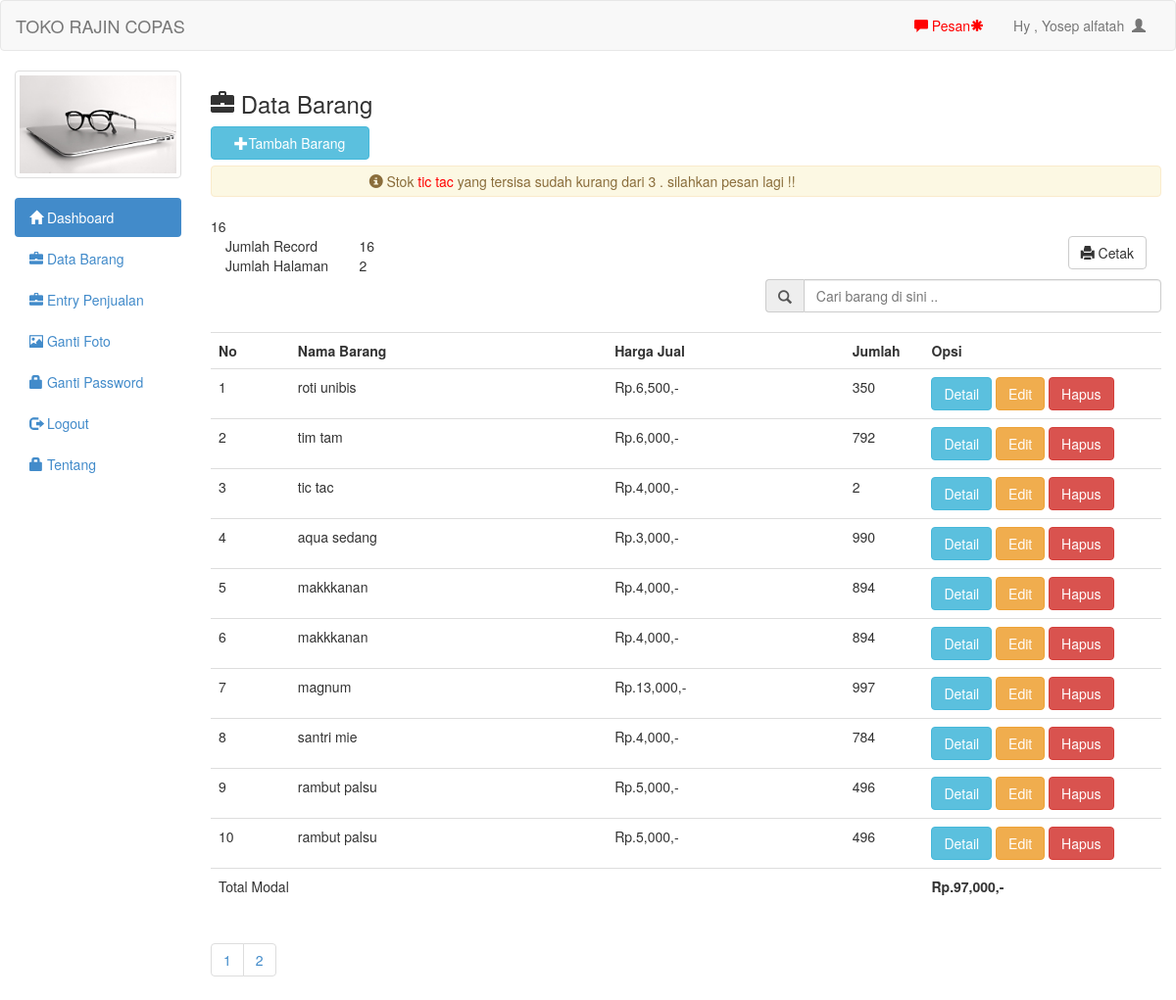
The app's page /admin/barang.php (signed in) with its own data.
### tables this page shows
CREATE TABLE `barang` (
  `id` int(11) NOT NULL,
  `nama` text NOT NULL,
  `jenis` text NOT NULL,
  `suplier` text NOT NULL,
  `modal` int(11) NOT NULL,
  `harga` int(11) NOT NULL,
  `jumlah` int(11) NOT NULL,
  `sisa` int(11) NOT NULL
);

### admin/barang.php (the view, shortened to what this page needs)
<?php include 'header.php'; ?>
<h3><span class="glyphicon glyphicon-briefcase"></span>  Data Barang</h3>
<button style="margin-bottom:20px" data-toggle="modal" data-target="#myModal" class="btn btn-info col-md-2"><span class="glyphicon glyphicon-plus"></span>Tambah Barang</button>
<br/>
<br/>
<?php
$periksa=mysqli_query($conn, "select * from barang where jumlah <=3");
while($q=mysqli_fetch_array($periksa)){
    if($q['jumlah']<=3){
        ?>
        <?php
        echo "<div style='padding:5px' class='alert alert-warning'><span class='glyphicon glyphicon-info-sign'></span> Stok  <a style='color:red'>". $q['nama']."</a> yang tersisa sudah kurang dari 3 . silahkan pesan lagi !!</div>";
    }
}
?>
<?php
$per_hal=10;
$jumlah_record=mysqli_query($conn,"SELECT COUNT(*) as jumlahrow from barang");
$rowbarang = mysqli_fetch_array($jumlah_record);
$jum = $rowbarang['jumlahrow'];
echo $jum;
$halaman=ceil($jum / $per_hal);
$page = (isset($_GET['page'])) ? (int)$_GET['page'] : 1;
$start = ($page - 1) * $per_hal;
?>
<div class="col-md-12">
    <table class="col-md-2">
        <tr>
            <td>Jumlah Record</td>
            <td><?php echo $jum; ?></td>
        </tr>
        <tr>
            <td>Jumlah Halaman</td>
            <td><?php echo $halaman; ?></td>
        </tr>
    </table>
    <a style="margin-bottom:10px" href="lap_barang.php" target="_blank" class="btn btn-default pull-right"><span class='glyphicon glyphicon-print'></span>  Cetak</a>
</div>
<form action="cari_act.php" method="get">
    <div class="input-group col-md-5 col-md-offset-7">
        <span class="input-group-addon" id="basic-addon1"><span class="glyphicon glyphicon-search"></span></span>
        <input type="text" class="form-control" placeholder="Cari barang di sini .." aria-describedby="basic-addon1" name="cari">
    </div>
</form>
<br/>
<table class="table table-hover">
    <tr>
        <th class="col-md-1">No</th>
        <th class="col-md-4">Nama Barang</th>
        <th class="col-md-3">Harga Jual</th>
        <th class="col-md-1">Jumlah</th>
        <th class="col-md-3">Opsi</th>
    </tr>
    <?php
    if(isset($_GET['cari'])){
        $cari=mysqli_real_escape_string($conn, $_GET['cari']);
        $brg=mysqli_query($conn, "select * from barang where nama like '$cari' or jenis like '$cari'");
    }else{
        $brg=mysqli_query($conn, "select * from barang limit $start, $per_hal");
    }
    $no=1;
    while($b=mysqli_fetch_array($brg)){
        ?>
        <tr>
            <td><?php echo $no++ ?></td>
            <td><?php echo $b['nama'] ?></td>
            <td>Rp.<?php echo number_format($b['harga']) ?>,-</td>
            <td><?php echo $b['jumlah'] ?></td>
            <td>
                <a href="det_barang.php?id=<?php echo $b['id']; ?>" class="btn btn-info">Detail</a>
                <a href="edit.php?id=<?php echo $b['id']; ?>" class="btn btn-warning">Edit</a>
                <a onclick="if(confirm('Apakah anda yakin ingin menghapus data ini ??')){ location.href='hapus.php?id=<?php echo $b['id']; ?>' }" class="btn btn-danger">Hapus</a>
            </td>
        </tr>
        <?php
    }
    ?>
    <tr>
        <td colspan="4">Total Modal</td>
        <td>
        <?php
            $x=mysqli_query($conn, "select sum(modal) as total from barang");
            $xx=mysqli_fetch_array($x);
            echo "<b> Rp.". number_format($xx['total']).",-</b>";
        ?>
        </td>
    </tr>
</table>
<ul class="pagination">
            <?php
            for($x=1;$x<=$halaman;$x++){
                ?>
                <li><a href="?page=<?php echo $x ?>"><?php echo $x ?></a></li>
                <?php
            }
            ?>
        </ul>
<?php
include 'footer.php';
?>

### admin/header.php (shortened to what this page needs)
<!DOCTYPE html>
<html>
<head>
    <?php
    include 'config.php';
    ?>
    <link rel="stylesheet" type="text/css" href="../assets/css/bootstrap.css">
    <link rel="stylesheet" type="text/css" href="../assets/js/jquery-ui/jquery-ui.css">
</head>
<body>
    <div class="navbar navbar-default">
        <div class="container-fluid">
            <div class="navbar-header">
                <a href="http://www.malasngoding.com" class="navbar-brand">TOKO RAJIN COPAS</a>
            </div>
            <div class="collapse navbar-collapse">
                <ul class="nav navbar-nav navbar-right">
                    <li><a id="pesan_sedia" href="#" data-toggle="modal" data-target="#modalpesan"><span class='glyphicon glyphicon-comment'></span>  Pesan</a></li>
                    <li><a class="dropdown-toggle" data-toggle="dropdown" role="button" href="#">Hy , <?php echo $_SESSION['uname']  ?>&nbsp&nbsp<span class="glyphicon glyphicon-user"></span></a></li>
                </ul>
            </div>
        </div>
    </div>
    <div class="col-md-2">
        <div class="row">
            <?php
            $use=$_SESSION['uname'];
            $fo=mysqli_query($conn, "SELECT foto FROM admin WHERE uname='$use'");
            while($f=mysqli_fetch_array($fo)){
                ?>
                <div class="col-xs-6 col-md-12">
                    <a class="thumbnail">
                        <img class="img-responsive" src="foto/<?php echo $f['foto']; ?>">
                    </a>
                </div>
                <?php
            }
            ?>
        </div>
        <ul class="nav nav-pills nav-stacked">
            <li class="active"><a href="index.php"><span class="glyphicon glyphicon-home"></span>  Dashboard</a></li>
            <li><a href="barang.php"><span class="glyphicon glyphicon-briefcase"></span>  Data Barang</a></li>
            <li><a href="barang_laku.php"><span class="glyphicon glyphicon-briefcase"></span>  Entry Penjualan</a></li>
            <li><a href="ganti_foto.php"><span class="glyphicon glyphicon-picture"></span>  Ganti Foto</a></li>
            <li><a href="ganti_pass.php"><span class="glyphicon glyphicon-lock"></span> Ganti Password</a></li>
            <li><a href="logout.php"><span class="glyphicon glyphicon-log-out"></span>  Logout</a></li>
            <li><a href="about.php"><span class="glyphicon glyphicon-lock"></span>  Tentang</a></li>
        </ul>
    </div>
    <div class="col-md-10">

### admin/footer.php
</div>
</body>
</html>

### records on screen
barang: nama "tic tac", harga "4,000", jumlah "2"
barang: nama "roti unibis", harga "6,500", jumlah "350"
barang: nama "tim tam", harga "6,000", jumlah "792"
barang: nama "aqua sedang", harga "3,000", jumlah "990"
barang: nama "makkkanan", harga "4,000", jumlah "894"
barang: nama "makkkanan", harga "4,000", jumlah "894"
barang: nama "magnum", harga "13,000", jumlah "997"
barang: nama "santri mie", harga "4,000", jumlah "784"
barang: nama "rambut palsu", harga "5,000", jumlah "496"
barang: nama "rambut palsu", harga "5,000", jumlah "496"

### other values on screen
$_SESSION['uname'] "Yosep alfatah"
$jum "16"
$halaman "2"
$xx['total'] "97,000"
